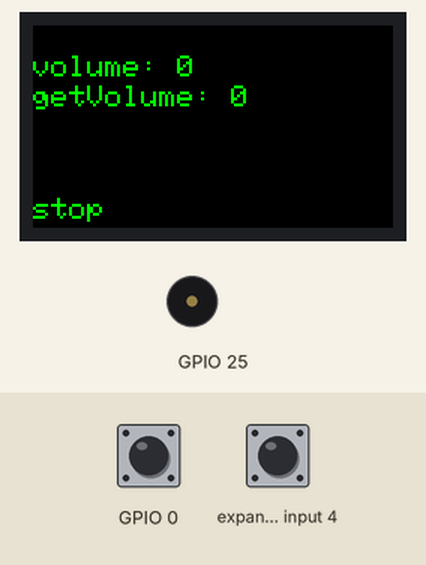
Simulated run of this sketch. Board: ESP32-S3. Shown: 240×135 colour display, buzzer (waves = sounding). Inputs (shaded band) come from the test bench; at power-on: GPIO 0 HIGH, expander input 4 HIGH.

Above: at 1.3 s.
1.4 s: GPIO 0 pulled LOW for 0.15 s
At 2.0 s:
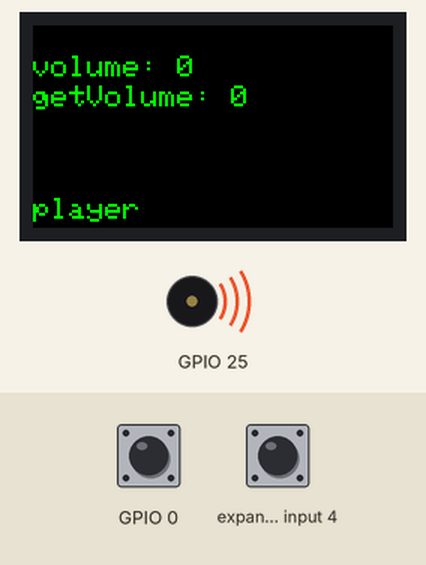
3.0 s: GPIO 0 pulled LOW for 1 s
At 3.3 s:
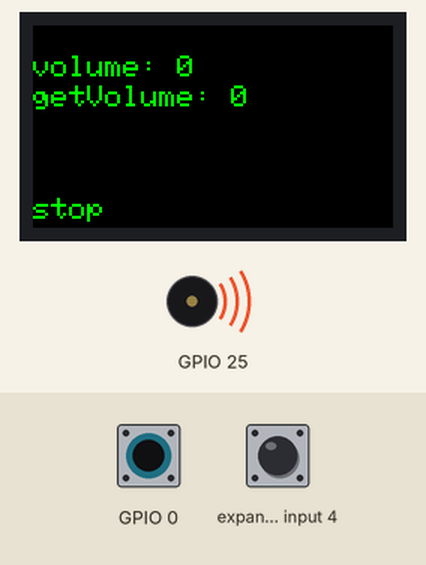
Timing chart, 0 to 6.0 s (numbered marks = the images above; inputs shaded):
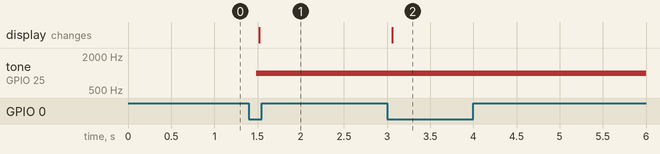

Measured:
- after the input at 1.4 s, tone on GPIO 25: silent → 1000 Hz after 0.09 s; the display: changes after 0.12 s (image 1)
- after the input at 3.0 s, the display: changes after 0.06 s (image 2)

The sketch:

speaker3.ino
```cpp
#include <M5Cardputer.h>

bool sound = false;
uint8_t volume = 0;

void updateDisplay(void) {
    char n[10];
    std::string volume1 = "volume: ";
    std::string volume2 = "getVolume: ";

    itoa(volume, n, 10);
    volume1 += n;
    itoa(M5Cardputer.Speaker.getVolume(), n, 10);
    volume2 += n;

    M5Cardputer.Display.fillRect(0, 0, M5Cardputer.Display.width(), M5Cardputer.Display.height(), BLACK);
    M5Cardputer.Display.drawString(volume1.c_str(), 0, 20);
    M5Cardputer.Display.drawString(volume2.c_str(), 0, 40);
    M5Cardputer.Display.drawString((sound ? "player" : "stop"), 0, M5Cardputer.Display.height() - 20);
}

void setup(void) {
    M5Cardputer.begin(M5.config());
    M5Cardputer.Display.setTextColor(GREEN);
    M5Cardputer.Display.setTextSize(2);
    M5Cardputer.Speaker.setVolume(volume);
    updateDisplay();
}

void loop(void) {
    M5Cardputer.update();

    if (M5Cardputer.BtnA.wasPressed()) {
        if (sound) {
            M5Cardputer.Speaker.end();
            sound = false;
        } else {
            M5Cardputer.Speaker.tone(1000, 100000000);
            sound = true;
        }
        updateDisplay();
    }

    if (M5Cardputer.Keyboard.isChange() || M5Cardputer.Keyboard.isPressed()) {
        if (M5Cardputer.Keyboard.keysState().word[0] == ';') {
            volume += 1;
            M5Cardputer.Speaker.setVolume(volume);
            updateDisplay();
        } else if (M5Cardputer.Keyboard.keysState().word[0] == '.') {
            volume -= 1;
            M5Cardputer.Speaker.setVolume(volume);
            updateDisplay();
        }
    }

    delay(100);
}
```
